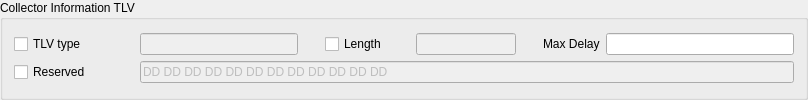
    <widget class="QGroupBox" name="groupBox_3">
     <property name="sizePolicy">
      <sizepolicy hsizetype="Preferred" vsizetype="Minimum">
       <horstretch>0</horstretch>
       <verstretch>0</verstretch>
      </sizepolicy>
     </property>
     <property name="title">
      <string>Collector Information TLV</string>
     </property>
     <property name="alignment">
      <set>Qt::AlignLeading|Qt::AlignLeft|Qt::AlignTop</set>
     </property>
     <layout class="QVBoxLayout" name="verticalLayout_3">
      <item>
       <layout class="QGridLayout" name="gridLayout_3" columnstretch="0,2,0,0,1,0,2" columnminimumwidth="120,150,15,85,100,15,251">
        <item row="0" column="0">
         <widget class="QCheckBox" name="ui_tlv_collector_check">
          <property name="sizePolicy">
           <sizepolicy hsizetype="Fixed" vsizetype="Fixed">
            <horstretch>0</horstretch>
            <verstretch>0</verstretch>
           </sizepolicy>
          </property>
          <property name="minimumSize">
           <size>
            <width>118</width>
            <height>0</height>
           </size>
          </property>
          <property name="maximumSize">
           <size>
            <width>118</width>
            <height>16777215</height>
           </size>
          </property>
          <property name="text">
           <string>TLV type</string>
          </property>
         </widget>
        </item>
        <item row="0" column="1">
         <widget class="QLineEdit" name="ui_tlv_collector">
          <property name="enabled">
           <bool>false</bool>
          </property>
          <property name="sizePolicy">
           <sizepolicy hsizetype="Expanding" vsizetype="Preferred">
            <horstretch>2</horstretch>
            <verstretch>0</verstretch>
           </sizepolicy>
          </property>
          <property name="minimumSize">
           <size>
            <width>150</width>
            <height>0</height>
           </size>
          </property>
          <property name="maximumSize">
           <size>
            <width>16777215</width>
            <height>16777215</height>
           </size>
          </property>
          <property name="baseSize">
           <size>
            <width>0</width>
            <height>0</height>
           </size>
          </property>
          <property name="maxLength">
           <number>3</number>
          </property>
         </widget>
        </item>
        <item row="0" column="2">
         <spacer name="horizontalSpacer_8">
          <property name="orientation">
           <enum>Qt::Horizontal</enum>
          </property>
          <property name="sizeType">
           <enum>QSizePolicy::Expanding</enum>
          </property>
          <property name="sizeHint" stdset="0">
           <size>
            <width>15</width>
            <height>20</height>
           </size>
          </property>
         </spacer>
        </item>
        <item row="0" column="3">
         <widget class="QCheckBox" name="ui_tlv_collector_length_check">
          <property name="sizePolicy">
           <sizepolicy hsizetype="Fixed" vsizetype="Preferred">
            <horstretch>0</horstretch>
            <verstretch>0</verstretch>
           </sizepolicy>
          </property>
          <property name="minimumSize">
           <size>
            <width>85</width>
            <height>0</height>
           </size>
          </property>
          <property name="text">
           <string>Length</string>
          </property>
         </widget>
        </item>
        <item row="0" column="4">
         <widget class="QLineEdit" name="ui_collector_length">
          <property name="enabled">
           <bool>false</bool>
          </property>
          <property name="sizePolicy">
           <sizepolicy hsizetype="Expanding" vsizetype="Preferred">
            <horstretch>1</horstretch>
            <verstretch>0</verstretch>
           </sizepolicy>
          </property>
          <property name="minimumSize">
           <size>
            <width>100</width>
            <height>0</height>
           </size>
          </property>
          <property name="maxLength">
           <number>3</number>
          </property>
         </widget>
        </item>
        <item row="0" column="5">
         <spacer name="horizontalSpacer_9">
          <property name="orientation">
           <enum>Qt::Horizontal</enum>
          </property>
          <property name="sizeType">
           <enum>QSizePolicy::Expanding</enum>
          </property>
          <property name="sizeHint" stdset="0">
           <size>
            <width>15</width>
            <height>20</height>
           </size>
          </property>
         </spacer>
        </item>
        <item row="0" column="6">
         <layout class="QGridLayout" name="gridLayout_13">
          <item row="0" column="1">
           <widget class="QLineEdit" name="ui_collector_MaxDelay">
            <property name="sizePolicy">
             <sizepolicy hsizetype="Expanding" vsizetype="Fixed">
              <horstretch>1</horstretch>
              <verstretch>0</verstretch>
             </sizepolicy>
            </property>
            <property name="minimumSize">
             <size>
              <width>0</width>
              <height>0</height>
             </size>
            </property>
            <property name="maximumSize">
             <size>
              <width>16777215</width>
              <height>16777215</height>
             </size>
            </property>
            <property name="maxLength">
             <number>5</number>
            </property>
           </widget>
          </item>
          <item row="0" column="0">
           <widget class="QLabel" name="label_11">
            <property name="sizePolicy">
             <sizepolicy hsizetype="Fixed" vsizetype="Preferred">
              <horstretch>0</horstretch>
              <verstretch>0</verstretch>
             </sizepolicy>
            </property>
            <property name="minimumSize">
             <size>
              <width>0</width>
              <height>0</height>
             </size>
            </property>
            <property name="text">
             <string>Max Delay</string>
            </property>
            <property name="margin">
             <number>5</number>
            </property>
           </widget>
          </item>
         </layout>
        </item>
        <item row="1" column="0">
         <widget class="QCheckBox" name="ui_tlv_collector_reserved_check">
          <property name="sizePolicy">
           <sizepolicy hsizetype="Fixed" vsizetype="Fixed">
            <horstretch>0</horstretch>
            <verstretch>0</verstretch>
           </sizepolicy>
          </property>
          <property name="minimumSize">
           <size>
            <width>118</width>
            <height>0</height>
           </size>
          </property>
          <property name="maximumSize">
           <size>
            <width>118</width>
            <height>16777215</height>
           </size>
          </property>
          <property name="text">
           <string>Reserved</string>
          </property>
         </widget>
        </item>
        <item row="1" column="1" colspan="6">
         <widget class="QLineEdit" name="ui_collector_reserved">
          <property name="enabled">
           <bool>false</bool>
          </property>
          <property name="sizePolicy">
           <sizepolicy hsizetype="Expanding" vsizetype="Preferred">
            <horstretch>0</horstretch>
            <verstretch>0</verstretch>
           </sizepolicy>
          </property>
          <property name="inputMask">
           <string>&gt;HH HH HH HH HH HH HH HH HH HH HH HH</string>
          </property>
          <property name="text">
           <string>DD DD DD DD DD DD DD DD DD DD DD DD</string>
          </property>
         </widget>
        </item>
       </layout>
      </item>
     </layout>
    </widget>
